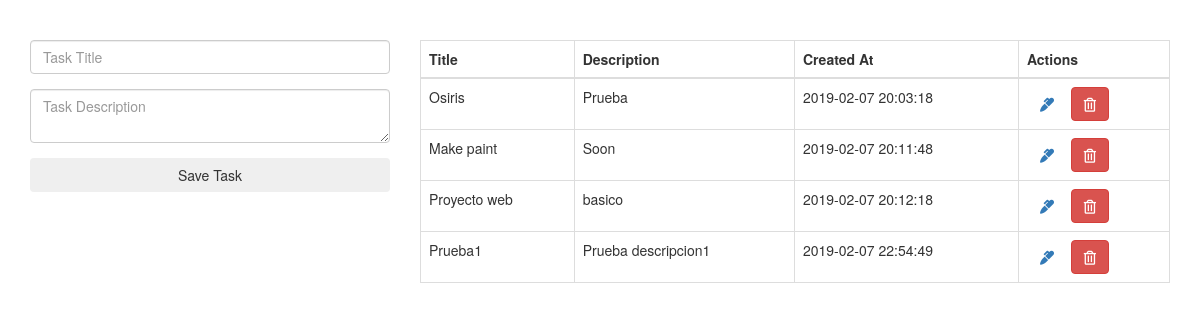
The page / on the database its author committed.
### tables this page shows
CREATE TABLE `task` (
  `id` int(11) NOT NULL,
  `title` varchar(255) NOT NULL,
  `description` text NOT NULL,
  `created_at` timestamp NOT NULL DEFAULT CURRENT_TIMESTAMP
);

### index.php (the view, shortened to what this page needs)
<?php include("db.php"); ?>
<?php include("includes/header.php"); ?>
<div class="container" style="margin-top:40px;">
  <div class="row">
    <div class="col-sm-4">
      <form class="" action="save-task.php" method="post">
        <div class="form-group">
          <input type="text" name="title" class="form-control" placeholder="Task Title" autofocus>
        </div>
        <div class="form-group">
          <textarea name="description" rows="2" class="form-control" placeholder="Task Description"></textarea>
        </div>
        <input type="submit" class="btn btn-succes btn-block" name="save_task" value="Save Task">
        </form>
    </div>
    <div class="col-sm-8">
      <table class="table table-bordered">
        <thead>
          <tr>
            <th>Title</th>
            <th>Description</th>
            <th>Created At</th>
            <th>Actions</th>
          </tr>
        </thead>
        <tbody>
          <?php
            $query = "SELECT * FROM task";
            $result_tasks = mysqli_query($cn_db,$query);
            while ($row = mysqli_fetch_array($result_tasks)) { ?>
              <tr>
                <td><?= $row['title'] ?></td>
                <td><?= $row['description'] ?></td>
                <td><?= $row['created_at'] ?></td>
                <td>
                  <a href="edit.php?id=<?= $row['id']?>" class="btn btn-secondary">
                    <i class="fas fa-marker"></i>
                  </a>
                  <a href="delete-task.php?id=<?= $row['id']?>" class="btn btn-danger">
                    <i class="far fa-trash-alt"></i>
                  </a>
                </td>
              </tr>
          <?php } ?>
        </tbody>
      </table>
    </div>
  </div>
</div>
<?php include("includes/footer.php"); ?>

### includes/header.php (shortened to what this page needs)
<!DOCTYPE html>
<html lang="en">
  <head>
    <link rel="stylesheet" href="https://maxcdn.bootstrapcdn.com/bootstrap/3.3.5/css/bootstrap.min.css">
    <link rel="stylesheet" href="https://use.fontawesome.com/releases/v5.7.1/css/all.css">
  </head>
  <body>

### includes/footer.php (shortened to what this page needs)
  </body>
</html>

### rows shown on the page
task: title "Osiris", description "Prueba", created_at "2019-02-07 20:03:18"
task: title "Make paint", description "Soon", created_at "2019-02-07 20:11:48"
task: title "Proyecto web", description "basico", created_at "2019-02-07 20:12:18"
task: title "Prueba1", description "Prueba descripcion1", created_at "2019-02-07 22:54:49"
